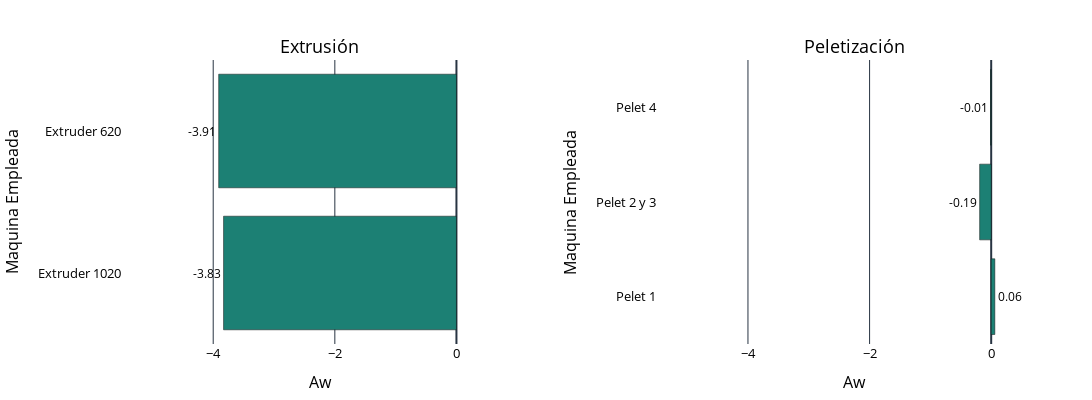

Notebook code cell kept with this figure:
### Code cell
plot_aw_by_machine_comparison_plotly(
    df1=df_ext_group,
    df2=df_pel_group,
    group_col="Maquina Empleada",
    value_col="Sackoff (%)",
    titles=("Extrusión", "Peletización"),
    x_limit=(-5.5,1),
    output_path=f"{ROOT_IMAGEN}/comparativos_sackoff_por_maquina.html"
)

### Figure 1 — Plotly figure (JSON) as saved in the notebook; plotly's stock layout.template omitted (floating-point values rounded to 4 significant figures)
{"data": [{"insidetextanchor": "start", "marker": {"color": "#1C8074"}, "name": "Sackoff (%)", "orientation": "h", "showlegend": false, "text": ["-3.83", "-3.91"], "textfont": {"color": "black", "size": 12}, "textposition": "outside", "type": "bar", "x": [-3.83, -3.91], "xaxis": "x", "y": ["Extruder 1020", "Extruder 620"], "yaxis": "y"}, {"insidetextanchor": "start", "marker": {"color": "#1C8074"}, "name": "Sackoff (%)", "orientation": "h", "showlegend": false, "text": ["0.06", "-0.19", "-0.01"], "textfont": {"color": "black", "size": 12}, "textposition": "outside", "type": "bar", "x": [0.06, -0.19, -0.01], "xaxis": "x2", "y": ["Pelet 1", "Pelet 2 y 3", "Pelet 4"], "yaxis": "y2"}], "layout": {"annotations": [{"font": {"color": "black", "size": 18}, "showarrow": false, "text": "Extrusión", "x": 0.2125, "xanchor": "center", "xref": "paper", "y": 1, "yanchor": "bottom", "yref": "paper"}, {"font": {"color": "black", "size": 18}, "showarrow": false, "text": "Peletización", "x": 0.7875, "xanchor": "center", "xref": "paper", "y": 1, "yanchor": "bottom", "yref": "paper"}], "barmode": "group", "height": 400, "margin": {"b": 40, "l": 80, "r": 40, "t": 60}, "paper_bgcolor": "white", "plot_bgcolor": "white", "title": {"font": {"color": "black", "size": 22}}, "width": 1200, "xaxis": {"anchor": "y", "color": "black", "domain": [0, 0.425], "range": [-5.5, 1], "tickfont": {"color": "black", "size": 13}, "title": {"font": {"color": "black", "size": 16}, "text": "Aw"}}, "xaxis2": {"anchor": "y2", "color": "black", "domain": [0.575, 1], "range": [-5.5, 1], "tickfont": {"color": "black", "size": 13}, "title": {"font": {"color": "black", "size": 16}, "text": "Aw"}}, "yaxis": {"anchor": "x", "color": "black", "domain": [0, 1], "tickfont": {"color": "black", "size": 13}, "title": {"font": {"color": "black", "size": 16}, "text": "Maquina Empleada"}}, "yaxis2": {"anchor": "x2", "color": "black", "domain": [0, 1], "tickfont": {"color": "black", "size": 13}, "title": {"font": {"color": "black", "size": 16}, "text": "Maquina Empleada"}}}}
